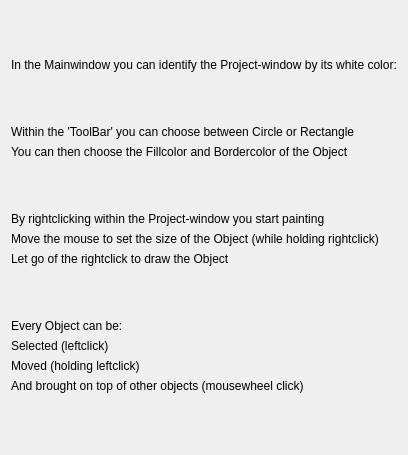
<?xml version="1.0" encoding="UTF-8"?>
<ui version="4.0">
 <class>HelpPainting</class>
 <widget class="QWidget" name="HelpPainting">
  <property name="geometry">
   <rect>
    <x>0</x>
    <y>0</y>
    <width>376</width>
    <height>455</height>
   </rect>
  </property>
  <property name="windowTitle">
   <string>Form</string>
  </property>
  <layout class="QHBoxLayout" name="horizontalLayout">
   <item>
    <layout class="QVBoxLayout" name="verticalLayout_5">
     <item>
      <layout class="QVBoxLayout" name="verticalLayout">
       <item>
        <widget class="QLabel" name="label_2">
         <property name="sizePolicy">
          <sizepolicy hsizetype="Maximum" vsizetype="Maximum">
           <horstretch>0</horstretch>
           <verstretch>0</verstretch>
          </sizepolicy>
         </property>
         <property name="text">
          <string>In the Mainwindow you can identify the Project-window by its white color:</string>
         </property>
        </widget>
       </item>
      </layout>
     </item>
     <item>
      <layout class="QVBoxLayout" name="verticalLayout_2">
       <item>
        <widget class="QLabel" name="label">
         <property name="sizePolicy">
          <sizepolicy hsizetype="Maximum" vsizetype="Maximum">
           <horstretch>0</horstretch>
           <verstretch>0</verstretch>
          </sizepolicy>
         </property>
         <property name="text">
          <string>Within the 'ToolBar' you can choose between Circle or Rectangle</string>
         </property>
        </widget>
       </item>
       <item>
        <widget class="QLabel" name="label_4">
         <property name="sizePolicy">
          <sizepolicy hsizetype="Maximum" vsizetype="Maximum">
           <horstretch>0</horstretch>
           <verstretch>0</verstretch>
          </sizepolicy>
         </property>
         <property name="text">
          <string>You can then choose the Fillcolor and Bordercolor of the Object</string>
         </property>
        </widget>
       </item>
      </layout>
     </item>
     <item>
      <layout class="QVBoxLayout" name="verticalLayout_3">
       <item>
        <widget class="QLabel" name="label_5">
         <property name="sizePolicy">
          <sizepolicy hsizetype="Maximum" vsizetype="Maximum">
           <horstretch>0</horstretch>
           <verstretch>0</verstretch>
          </sizepolicy>
         </property>
         <property name="text">
          <string>By rightclicking within the Project-window you start painting</string>
         </property>
        </widget>
       </item>
       <item>
        <widget class="QLabel" name="label_6">
         <property name="sizePolicy">
          <sizepolicy hsizetype="Maximum" vsizetype="Maximum">
           <horstretch>0</horstretch>
           <verstretch>0</verstretch>
          </sizepolicy>
         </property>
         <property name="text">
          <string>Move the mouse to set the size of the Object (while holding rightclick)</string>
         </property>
        </widget>
       </item>
       <item>
        <widget class="QLabel" name="label_7">
         <property name="sizePolicy">
          <sizepolicy hsizetype="Maximum" vsizetype="Maximum">
           <horstretch>0</horstretch>
           <verstretch>0</verstretch>
          </sizepolicy>
         </property>
         <property name="text">
          <string>Let go of the rightclick to draw the Object</string>
         </property>
        </widget>
       </item>
      </layout>
     </item>
     <item>
      <layout class="QVBoxLayout" name="verticalLayout_4">
       <item>
        <widget class="QLabel" name="label_8">
         <property name="sizePolicy">
          <sizepolicy hsizetype="Maximum" vsizetype="Maximum">
           <horstretch>0</horstretch>
           <verstretch>0</verstretch>
          </sizepolicy>
         </property>
         <property name="text">
          <string>Every Object can be:</string>
         </property>
        </widget>
       </item>
       <item>
        <widget class="QLabel" name="label_10">
         <property name="sizePolicy">
          <sizepolicy hsizetype="Maximum" vsizetype="Maximum">
           <horstretch>0</horstretch>
           <verstretch>0</verstretch>
          </sizepolicy>
         </property>
         <property name="text">
          <string>Selected (leftclick)</string>
         </property>
        </widget>
       </item>
       <item>
        <widget class="QLabel" name="label_9">
         <property name="sizePolicy">
          <sizepolicy hsizetype="Maximum" vsizetype="Maximum">
           <horstretch>0</horstretch>
           <verstretch>0</verstretch>
          </sizepolicy>
         </property>
         <property name="text">
          <string>Moved (holding leftclick)</string>
         </property>
        </widget>
       </item>
       <item>
        <widget class="QLabel" name="label_11">
         <property name="sizePolicy">
          <sizepolicy hsizetype="Maximum" vsizetype="Maximum">
           <horstretch>0</horstretch>
           <verstretch>0</verstretch>
          </sizepolicy>
         </property>
         <property name="text">
          <string>And brought on top of other objects (mousewheel click)</string>
         </property>
        </widget>
       </item>
      </layout>
     </item>
    </layout>
   </item>
  </layout>
 </widget>
 <resources/>
 <connections/>
</ui>
